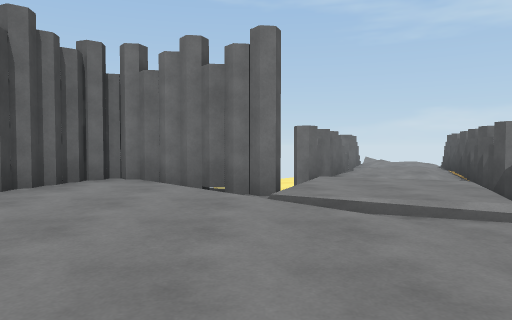
[1] (above)

12 first-person views from a walk through a 3-D level made in the Unity game engine. The camera is 1.2 m above the floor, tilts 2° down and sees 70° across. The floor is counted in squares, 1.6 m on a side. Each view is taken from the middle of a square. On the plan, view 1 faces up. The plan holds only what a view shows up to about 11 squares ahead; the rest is blank. The place goes on beyond the plan. The player is left out.

[2]
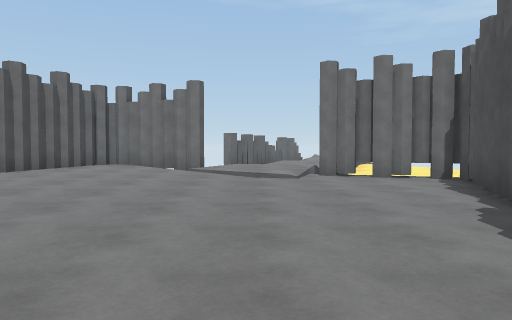

[3]
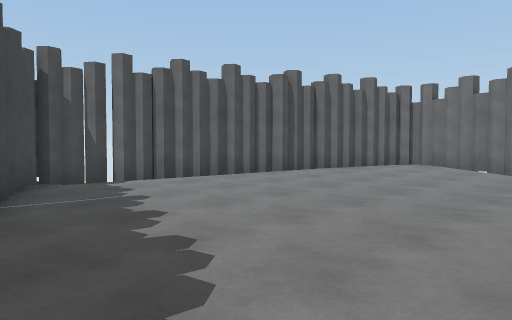

[4]
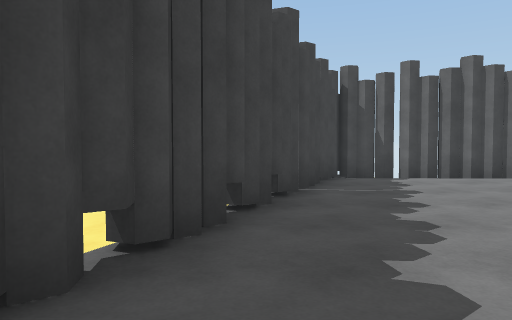

[5]
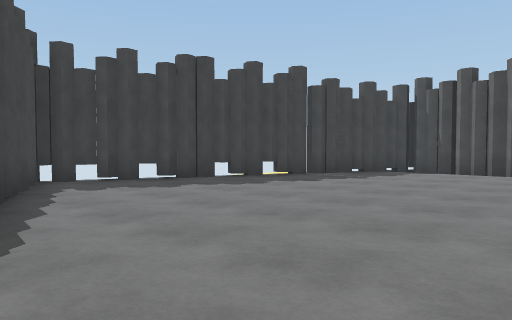

[6]
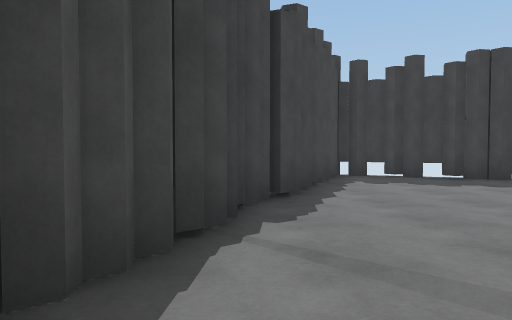

[7]
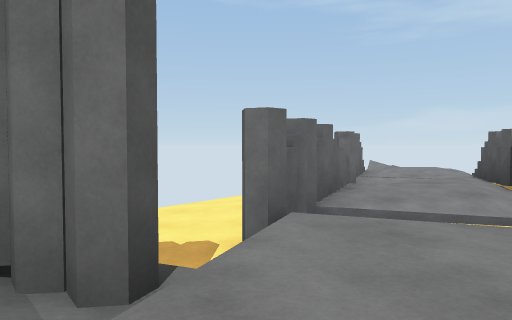

[8]
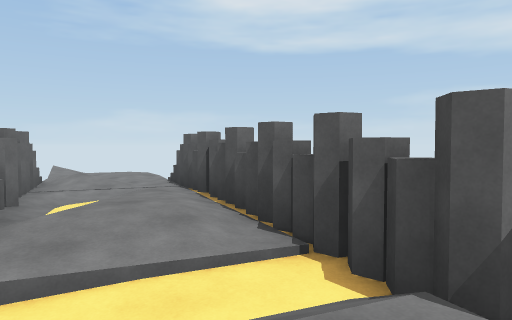

[9]
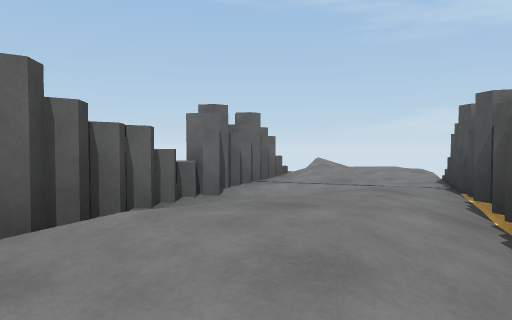

[10]
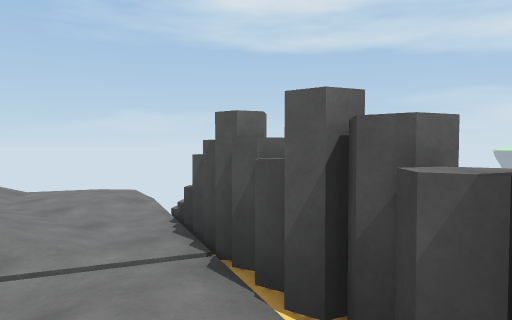

[11]
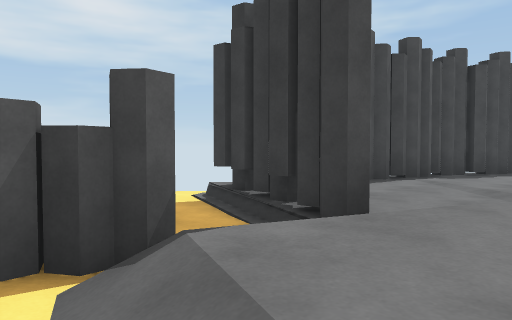

[12]
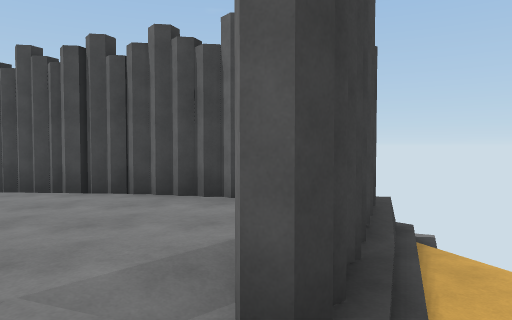

### Floor plan
Key: @ floor where view 1 was taken; # wall or solid block; x gap in a wall; . main floor; : floor 0.25 m higher than the main floor; - floor 0.25 m lower than the main floor; _ floor 0.5 m lower than the main floor; < floor 0.75 m lower than the main floor; / step, stairs or slope; ^ raised ledge.
Columns run from 7 left of view 1 to 8 right of it. Each row starts with its distance up from view 1.
 19              /..
 18              ../
 17             ////
 16            ^//./
 15           ##//-x
 14           #.///#
 13           #-//#
 12        <_ ^///#
 11        __#//:##
 10        __#/:/^
  9        _#////#
  8     _<<_x//-#
  7    ##### ://#
  6    #::/#:::##-
  5    #:::.:::##__
  4   ##:::.///.###_
  3   #....../....#_
  2  ##...........#
  1  #/..........#
  0  #.....@.....#
 -1 ##..........##
 -2 #/..........#
 -3 ##..........#
 -4  ###.......##
 -5    ####....#
 -6       ###.##
 -7         ###

Positions as (right, up) in squares from view 1, and headings:
1: (0, 0), facing up
2: (2, -5), facing up
3: (2, -5), facing up-left
4: (3, -5), facing left
5: (5, 2), facing down-left
6: (5, 3), facing down
7: (1, 4), facing up
8: (2, 6), facing up-right
9: (4, 8), facing up
10: (5, 11), facing up-right
11: (2, 8), facing down-right
12: (2, 6), facing left
